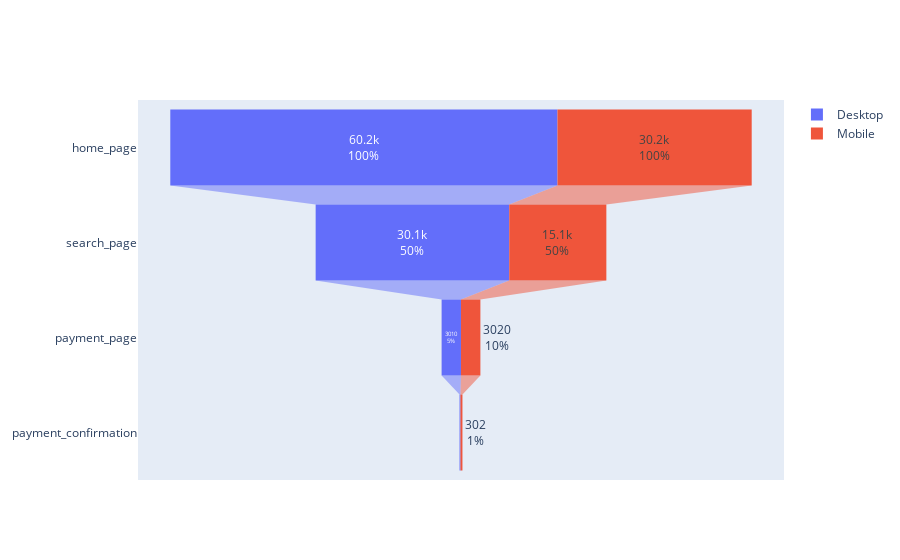

Here is the notebook cell this chart was saved with:
### Code cell
fig = go.Figure()

for device in ["Desktop", "Mobile"]:
    fig.add_trace(go.Funnel(name=device,
                            y=pages,
                            x=df_by_device.loc[device].values,
                            textinfo="value+percent initial"))
    
fig.show()

### Figure 1 — Plotly figure (JSON) as saved in the notebook; plotly's stock layout.template omitted (floating-point values rounded to 4 significant figures)
{"data": [{"name": "Desktop", "textinfo": "value+percent initial", "type": "funnel", "x": [60200, 30100, 3010, 150], "y": ["home_page", "search_page", "payment_page", "payment_confirmation"]}, {"name": "Mobile", "textinfo": "value+percent initial", "type": "funnel", "x": [30200, 15100, 3020, 302], "y": ["home_page", "search_page", "payment_page", "payment_confirmation"]}], "layout": {}}
